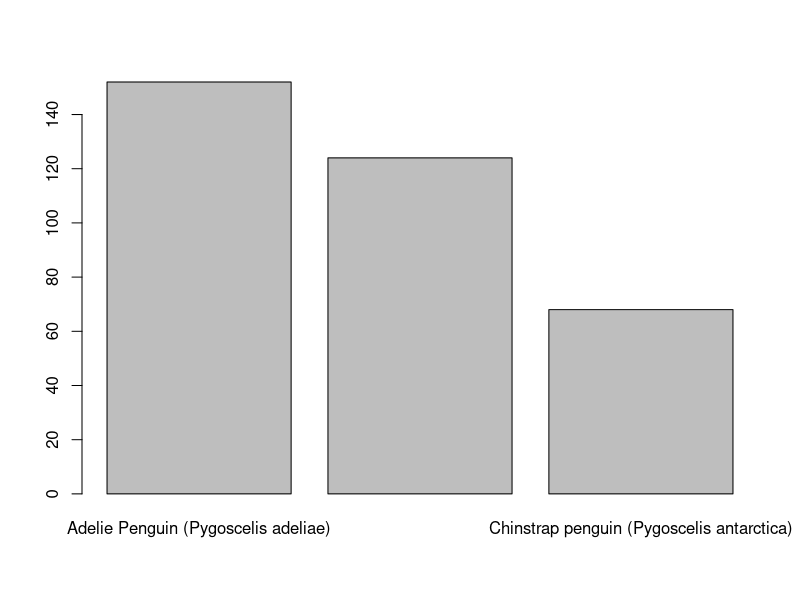
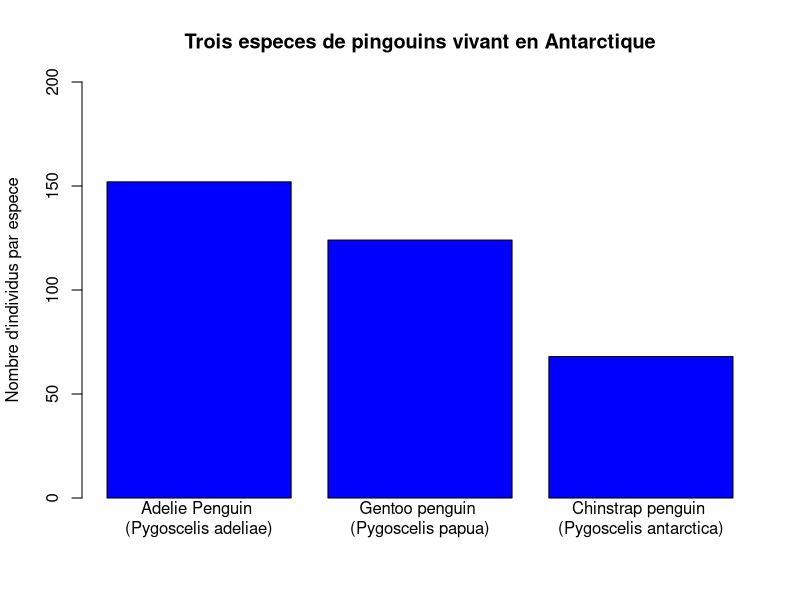
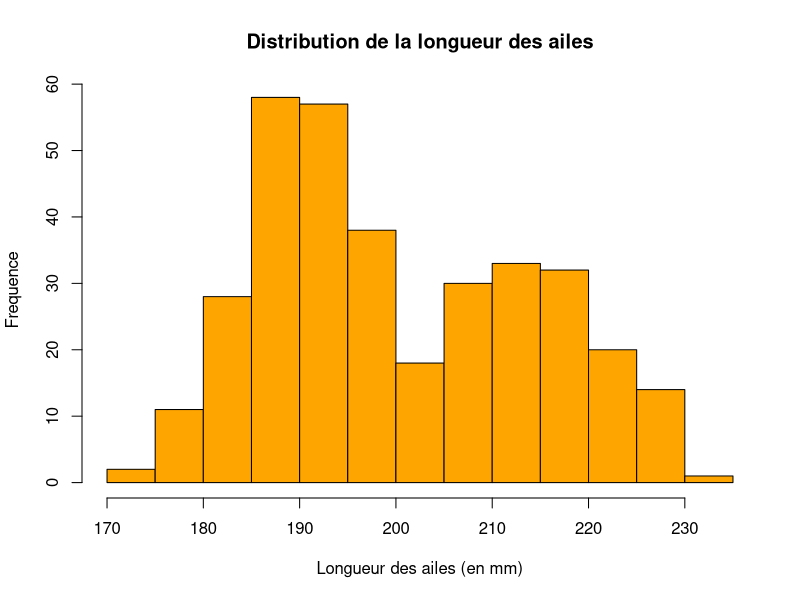
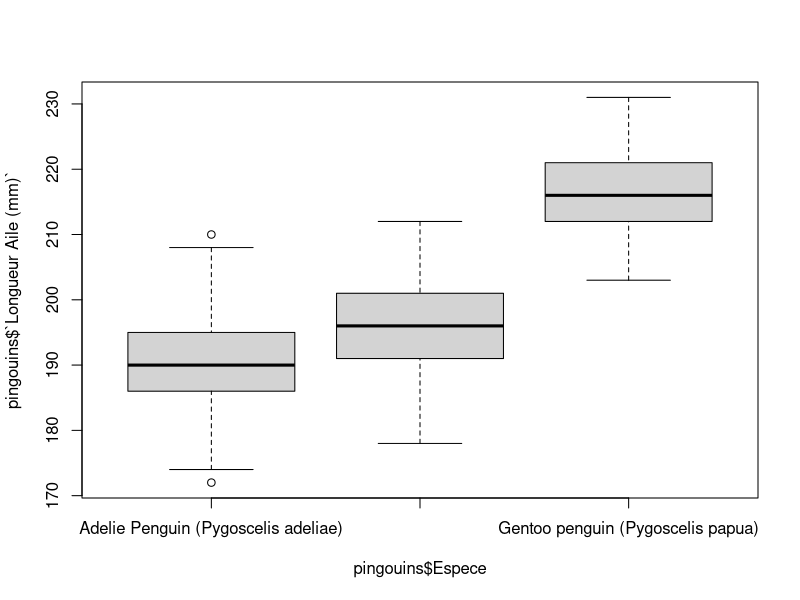
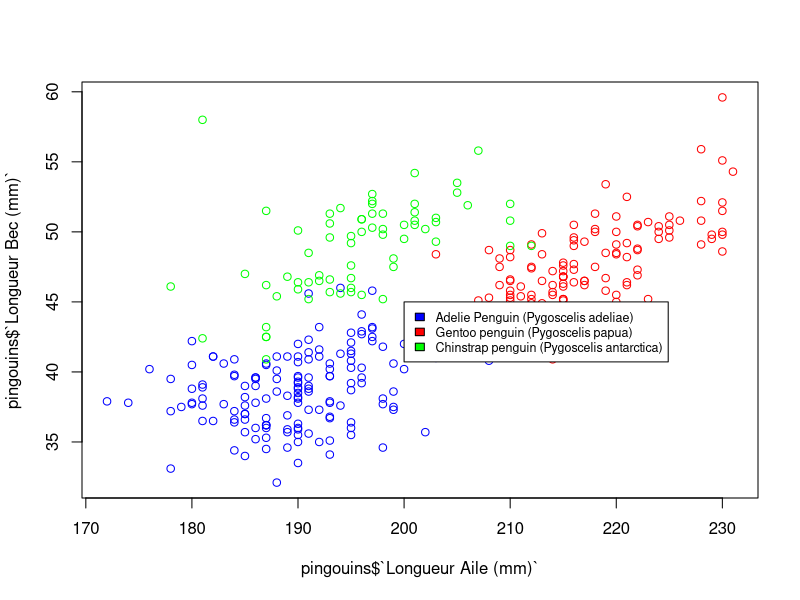

Write the R code that produced these figures, in order.
## ---- chunk 1
pingouins <- read.csv("../../raw/pingouins.csv", check.names = FALSE)
## ---- chunk 2
2 + 2
## ---- chunk 3
# Ceci est un commentaire qui ne sera pas exécuté
# La ligne suivante sera exécutée
2 + 2
## ---- chunk 4
read.csv("../../raw/pingouins.csv", check.names = FALSE)
## ---- chunk 5
pingouins_propre <- pingouins[, c("Espece", "Ile", "Longueur Bec (mm)",
                                  "Hauteur Bec (mm)","Longueur Aile (mm)",
                                  "Masse corporelle (g)")]
## ---- chunk 6
names(pingouins_propre)
## ---- chunk 7
nouveaux_noms <- gsub("[()]", "", names(pingouins_propre))
nouveaux_noms
## ---- chunk 8
nouveaux_noms <- gsub(" ", "_", nouveaux_noms)
nouveaux_noms
## ---- chunk 9
nouveaux_noms <- tolower(nouveaux_noms)
nouveaux_noms
## ---- chunk 10
names(pingouins_propre) <- nouveaux_noms
## ---- chunk 11
rm(nouveaux_noms)
## ---- chunk 12
head(pingouins_propre)
## ---- chunk 13
table(is.na(pingouins_propre))
## ---- chunk 14
pingouins[is.na(pingouins$`Longueur Bec (mm)`), ]
## ---- chunk 15
pingouins_propre <- pingouins_propre[!is.na(pingouins_propre$longueur_bec_mm), ]
## ---- chunk 16
table(is.na(pingouins_propre))
## ---- chunk 17
# Transformer un vecteur en facteur
pingouins$`Echantillon Numero` <- as.factor(pingouins$`Echantillon Numero`)
pingouins$Espece <- as.factor(pingouins$Espece)
pingouins$Ile <- as.factor(pingouins$Ile)

## ---- chunk 18
especes <- unique(pingouins$Espece)
## ---- chunk 19
adelie <- pingouins[pingouins$Espece == especes[1], ]
gentoo <- pingouins[pingouins$Espece == especes[2], ]
chinstrap <- pingouins[pingouins$Espece == especes[3], ]
## ---- chunk 20
nb_ind <- c(nrow(adelie), nrow(gentoo), nrow(chinstrap))
## ---- chunk 21
names(nb_ind) <- especes
nb_ind
## ---- chunk 22
barplot(nb_ind)
## ---- chunk 23
names(nb_ind) <- gsub("(", "\n(", names(nb_ind), fixed = TRUE)
## ---- chunk 24
barplot(nb_ind,
        main = "Trois especes de pingouins vivant en Antarctique",
        ylab = "Nombre d'individus par espece",
        ylim = c(0, 200),
        col = "blue")
## ---- chunk 25
hist(pingouins$`Longueur Aile (mm)`,
     main = "Distribution de la longueur des ailes",
     xlab = "Longueur des ailes (en mm)",
     ylab = "Frequence",
     col = "orange")
## ---- chunk 26
boxplot(pingouins$`Longueur Aile (mm)` ~ pingouins$Espece)
## ---- chunk 27
pingouins$col[pingouins$Espece == especes[1]] <- "blue"
pingouins$col[pingouins$Espece == especes[2]] <- "red"
pingouins$col[pingouins$Espece == especes[3]] <- "green"

plot(pingouins$`Longueur Aile (mm)`, pingouins$`Longueur Bec (mm)`,
     col = pingouins$col)
legend(x = 200, y = 45, legend = c(especes[1], especes[2], especes[3]),
       fill = c("blue", "red", "green"), cex = 0.75)
